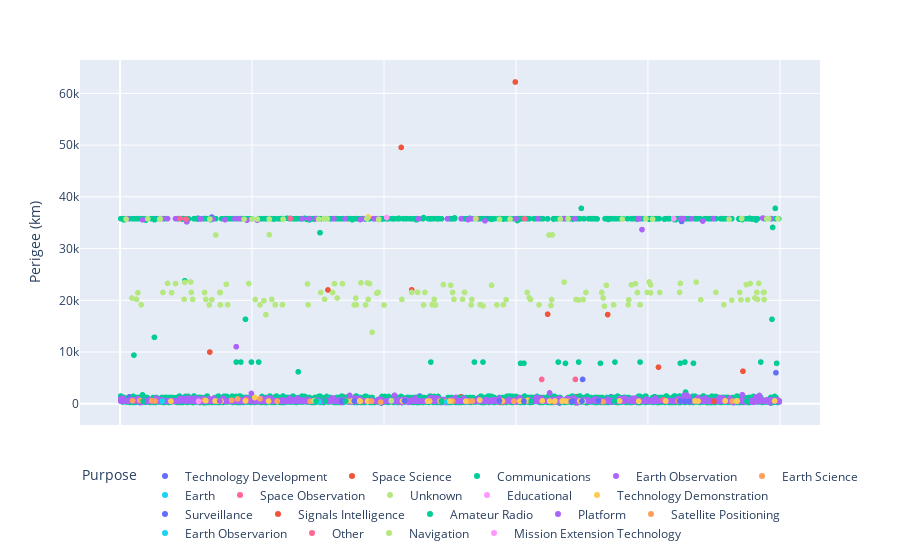

The notebook cell saved with this chart:
### Code cell
fig = px.scatter(objects_in_orbit, x='x', y='Perigee (km)', color='Purpose')
# Use a horizontal legend
fig.update_layout(legend=dict(orientation="h"))
# Hide the X axis tick labels
fig.update_xaxes(showticklabels=False)
# Hide the X axis title
fig.update_xaxes(title_text="")
fig.show()

### Figure 1 — Plotly figure (JSON) as saved in the notebook; plotly's stock layout.template omitted (floating-point values rounded to 4 significant figures; data arrays with more than 128 entries replaced by an {"elided": "..."} marker saying what was removed)
{"data": [{"hovertemplate": "Purpose=Technology Development<br>x=%{x}<br>Perigee (km)=%{y}<extra></extra>", "legendgroup": "Technology Development", "marker": {"color": "#636efa", "symbol": "circle"}, "mode": "markers", "name": "Technology Development", "showlegend": true, "type": "scattergl", "x": {"elided": "363 int values"}, "xaxis": "x", "y": {"elided": "363 float values"}, "yaxis": "y"}, {"hovertemplate": "Purpose=Space Science<br>x=%{x}<br>Perigee (km)=%{y}<extra></extra>", "legendgroup": "Space Science", "marker": {"color": "#EF553B", "symbol": "circle"}, "mode": "markers", "name": "Space Science", "showlegend": true, "type": "scattergl", "x": [691, 576, 715, 486, 676, 681, 164, 781, 900, 826, 19, 230, 832, 173, 863, 490, 879, 918, 912, 270, 48, 701, 486, 511, 179, 441, 62, 45, 235, 695, 519, 997, 98, 843, 825, 872, 978, 72, 693, 554, 895, 406, 875, 192, 393, 35, 210, 4, 624, 821, 303, 214, 544, 199, 851, 844, 154, 849, 400, 987, 829, 297, 709, 843, 867, 312, 333, 255, 604, 210, 263, 498, 687, 64, 112, 310, 163, 222, 893, 435, 429, 497, 259, 175, 858, 119, 339, 517, 692, 357, 944, 816, 136, 739, 648, 315, 442, 303, 426, 599], "xaxis": "x", "y": [170, 258, 399, 401, 409, 410, 411, 432, 437, 443, 444, 449, 460, 461, 467, 469, 474, 481, 484, 487, 488, 488, 489, 493, 493, 493, 494, 494, 495, 496, 500, 507, 514, 514, 515, 522, 524, 534, 534, 535, 535, 536, 536, 537, 546, 546, 548, 550, 551, 552, 552, 555, 572, 573, 578, 579, 579, 581, 582, 587, 587, 588, 588, 591, 592, 594, 595, 600, 610, 612, 613, 613, 619, 620, 620, 624, 632, 638, 670, 686, 686, 697, 802, 817, 952, 1000, 1317, 1357, 1375, 1429, 6292, 7079, 9999, 17240, 17313, 21998, 22017, 35779, 49551, 62200], "yaxis": "y"}, {"hovertemplate": "Purpose=Communications<br>x=%{x}<br>Perigee (km)=%{y}<extra></extra>", "legendgroup": "Communications", "marker": {"color": "#00cc96", "symbol": "circle"}, "mode": "markers", "name": "Communications", "showlegend": true, "type": "scattergl", "x": {"elided": "3613 int values"}, "xaxis": "x", "y": {"elided": "3613 int values"}, "yaxis": "y"}, {"hovertemplate": "Purpose=Earth Observation<br>x=%{x}<br>Perigee (km)=%{y}<extra></extra>", "legendgroup": "Earth Observation", "marker": {"color": "#ab63fa", "symbol": "circle"}, "mode": "markers", "name": "Earth Observation", "showlegend": true, "type": "scattergl", "x": {"elided": "1129 int values"}, "xaxis": "x", "y": {"elided": "1129 int values"}, "yaxis": "y"}, {"hovertemplate": "Purpose=Earth Science<br>x=%{x}<br>Perigee (km)=%{y}<extra></extra>", "legendgroup": "Earth Science", "marker": {"color": "#FFA15A", "symbol": "circle"}, "mode": "markers", "name": "Earth Science", "showlegend": true, "type": "scattergl", "x": [395, 732, 658, 494, 529, 288, 238, 597, 529, 376, 928, 846, 53, 504, 534, 682, 48, 19, 30, 169, 128, 618, 178, 212], "xaxis": "x", "y": [325, 397, 412, 455, 483, 488, 493, 496, 497, 500, 515, 520, 522, 528, 541, 550, 586, 599, 637, 680, 702, 712, 935, 945], "yaxis": "y"}, {"hovertemplate": "Purpose=Earth<br>x=%{x}<br>Perigee (km)=%{y}<extra></extra>", "legendgroup": "Earth", "marker": {"color": "#19d3f3", "symbol": "circle"}, "mode": "markers", "name": "Earth", "showlegend": true, "type": "scattergl", "x": [495, 302], "xaxis": "x", "y": [368, 368], "yaxis": "y"}, {"hovertemplate": "Purpose=Space Observation<br>x=%{x}<br>Perigee (km)=%{y}<extra></extra>", "legendgroup": "Space Observation", "marker": {"color": "#FF6692", "symbol": "circle"}, "mode": "markers", "name": "Space Observation", "showlegend": true, "type": "scattergl", "x": [581, 296, 823, 191, 100, 613, 91, 540, 258], "xaxis": "x", "y": [405, 631, 772, 772, 35703, 35749, 35769, 35781, 35826], "yaxis": "y"}, {"hovertemplate": "Purpose=Unknown<br>x=%{x}<br>Perigee (km)=%{y}<extra></extra>", "legendgroup": "Unknown", "marker": {"color": "#B6E880", "symbol": "circle"}, "mode": "markers", "name": "Unknown", "showlegend": true, "type": "scattergl", "x": [702, 607, 934, 294, 935, 411], "xaxis": "x", "y": [472, 525, 525, 585, 585, 585], "yaxis": "y"}, {"hovertemplate": "Purpose=Educational<br>x=%{x}<br>Perigee (km)=%{y}<extra></extra>", "legendgroup": "Educational", "marker": {"color": "#FF97FF", "symbol": "circle"}, "mode": "markers", "name": "Educational", "showlegend": true, "type": "scattergl", "x": [119], "xaxis": "x", "y": [489], "yaxis": "y"}, {"hovertemplate": "Purpose=Technology Demonstration<br>x=%{x}<br>Perigee (km)=%{y}<extra></extra>", "legendgroup": "Technology Demonstration", "marker": {"color": "#FECB52", "symbol": "circle"}, "mode": "markers", "name": "Technology Demonstration", "showlegend": true, "type": "scattergl", "x": [364, 77, 148, 786, 935, 670, 153, 524, 676, 651, 606, 500, 351, 876, 344, 469, 466, 485, 225, 697, 375, 428, 827, 363, 992, 917, 757, 144, 659, 579, 871, 640, 190, 917, 130, 671, 617, 545, 204, 376], "xaxis": "x", "y": [493, 494, 494, 497, 497, 499, 502, 504, 507, 521, 521, 521, 522, 523, 524, 524, 527, 528, 528, 535, 535, 535, 535, 542, 543, 544, 544, 544, 544, 548, 549, 553, 561, 586, 598, 599, 607, 708, 1207, 36097], "yaxis": "y"}, {"hovertemplate": "Purpose=Surveillance<br>x=%{x}<br>Perigee (km)=%{y}<extra></extra>", "legendgroup": "Surveillance", "marker": {"color": "#636efa", "symbol": "circle"}, "mode": "markers", "name": "Surveillance", "showlegend": true, "type": "scattergl", "x": [686, 612, 863, 856, 684, 700, 848, 336, 355, 575, 431, 725], "xaxis": "x", "y": [494, 497, 497, 512, 512, 513, 525, 526, 526, 574, 577, 577], "yaxis": "y"}, {"hovertemplate": "Purpose=Signals Intelligence<br>x=%{x}<br>Perigee (km)=%{y}<extra></extra>", "legendgroup": "Signals Intelligence", "marker": {"color": "#EF553B", "symbol": "circle"}, "mode": "markers", "name": "Signals Intelligence", "showlegend": true, "type": "scattergl", "x": [900], "xaxis": "x", "y": [495], "yaxis": "y"}, {"hovertemplate": "Purpose=Amateur Radio<br>x=%{x}<br>Perigee (km)=%{y}<extra></extra>", "legendgroup": "Amateur Radio", "marker": {"color": "#00cc96", "symbol": "circle"}, "mode": "markers", "name": "Amateur Radio", "showlegend": true, "type": "scattergl", "x": [487, 35, 297, 623, 311, 342, 950, 749], "xaxis": "x", "y": [513, 513, 519, 522, 522, 522, 523, 524], "yaxis": "y"}, {"hovertemplate": "Purpose=Platform<br>x=%{x}<br>Perigee (km)=%{y}<extra></extra>", "legendgroup": "Platform", "marker": {"color": "#ab63fa", "symbol": "circle"}, "mode": "markers", "name": "Platform", "showlegend": true, "type": "scattergl", "x": [151], "xaxis": "x", "y": [513], "yaxis": "y"}, {"hovertemplate": "Purpose=Satellite Positioning<br>x=%{x}<br>Perigee (km)=%{y}<extra></extra>", "legendgroup": "Satellite Positioning", "marker": {"color": "#FFA15A", "symbol": "circle"}, "mode": "markers", "name": "Satellite Positioning", "showlegend": true, "type": "scattergl", "x": [381], "xaxis": "x", "y": [523], "yaxis": "y"}, {"hovertemplate": "Purpose=Earth Observarion<br>x=%{x}<br>Perigee (km)=%{y}<extra></extra>", "legendgroup": "Earth Observarion", "marker": {"color": "#19d3f3", "symbol": "circle"}, "mode": "markers", "name": "Earth Observarion", "showlegend": true, "type": "scattergl", "x": [64], "xaxis": "x", "y": [530], "yaxis": "y"}, {"hovertemplate": "Purpose=Other<br>x=%{x}<br>Perigee (km)=%{y}<extra></extra>", "legendgroup": "Other", "marker": {"color": "#FF6692", "symbol": "circle"}, "mode": "markers", "name": "Other", "showlegend": true, "type": "scattergl", "x": [639, 690], "xaxis": "x", "y": [4713.0, 4713.0], "yaxis": "y"}, {"hovertemplate": "Purpose=Navigation<br>x=%{x}<br>Perigee (km)=%{y}<extra></extra>", "legendgroup": "Navigation", "marker": {"color": "#B6E880", "symbol": "circle"}, "mode": "markers", "name": "Navigation", "showlegend": true, "type": "scattergl", "x": {"elided": "152 int values"}, "xaxis": "x", "y": {"elided": "152 int values"}, "yaxis": "y"}, {"hovertemplate": "Purpose=Mission Extension Technology<br>x=%{x}<br>Perigee (km)=%{y}<extra></extra>", "legendgroup": "Mission Extension Technology", "marker": {"color": "#FF97FF", "symbol": "circle"}, "mode": "markers", "name": "Mission Extension Technology", "showlegend": true, "type": "scattergl", "x": [839, 404], "xaxis": "x", "y": [35783, 36000], "yaxis": "y"}], "layout": {"legend": {"orientation": "h", "title": {"text": "Purpose"}, "tracegroupgap": 0}, "margin": {"t": 60}, "xaxis": {"anchor": "y", "domain": [0, 1], "showticklabels": false, "title": {"text": ""}}, "yaxis": {"anchor": "x", "domain": [0, 1], "title": {"text": "Perigee (km)"}}}}
